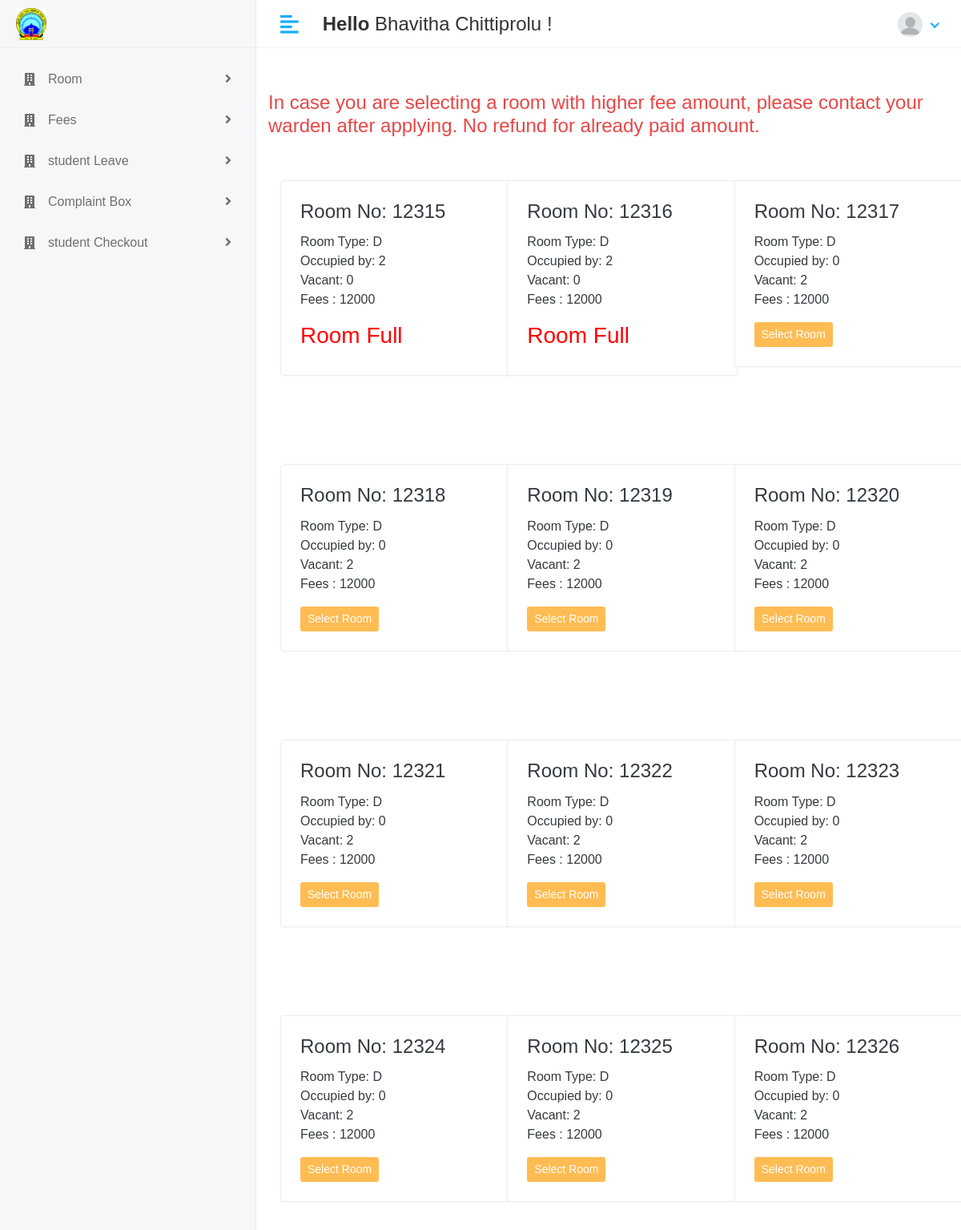
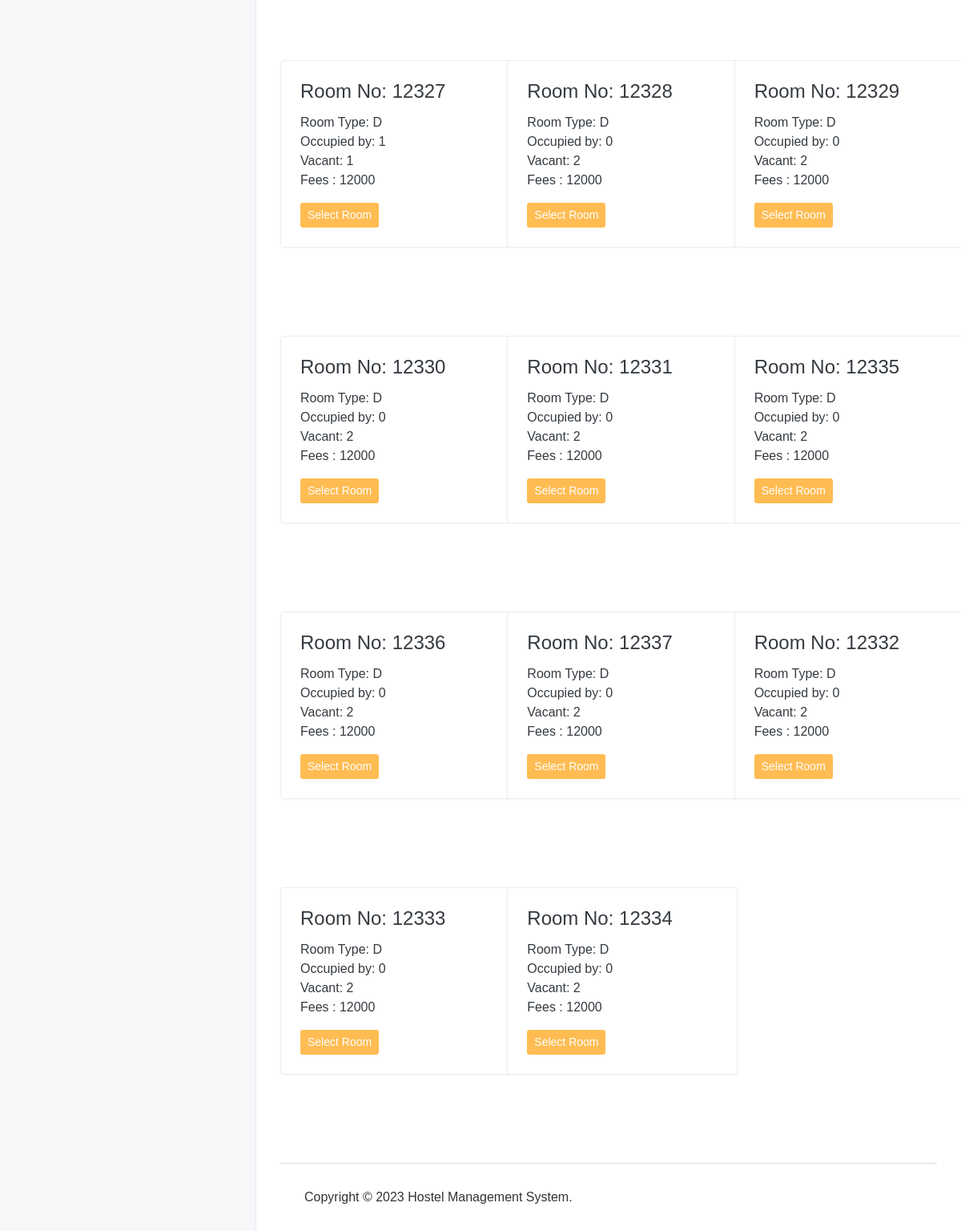
The app's page /administration/room/Change (signed in) with its own data (2 pictures, top to bottom).
### management/models.py (models this page shows, shortened)
class CustomUser(AbstractUser):
    user = (('1','Administration'),('2','Student'),('3','Warden'))
    userType = models.CharField(choices=user,max_length=60,default=1)
    profile_pic = models.ImageField(upload_to='media/profile_pic')

class Room(models.Model):
    room_choice = [('S','Single'),('D','Double'),('T','Triple')]
    room_number = models.CharField(max_length = 100,default=None, unique=True)
    room_type = models.CharField(choices = room_choice,max_length=1,default=None)
    vacant = models.BooleanField(default = False)
    capacity = models.PositiveIntegerField(validators=[MinValueValidator(1),MaxValueValidator(4)])
    present = models.PositiveIntegerField(validators=[MaxValueValidator(4)],default=0,blank=True,null=True)

### management/administrationViews.py (the view)
# urls.py: path('administration/room/Change',administrationViews.room_change_view,name='room_change'),
@login_required(login_url='/')
def room_change_view(request):
    room = Room.objects.all()
    obj = Student.objects.get(student = request.user)
    room_data = []
    for x in room:
        if x != obj.room:
            remains = x.capacity - x.present
            room_type = x.room_type
            if room_type == 'S':
                amount = 15000
            elif room_type == 'D':
                amount = 12000
            elif room_type == 'T':
                amount = 9000
            y = {
                'room_number': x.room_number,
                'room_type': x.room_type,
                'present': x.present,
                'remains': remains,
                'fees': amount,
            }
            room_data.append(y)
    context ={
        'room_data':room_data,
    }
    return render(request,'administration/change_allrooms.html',context)

### hostelManagementSystem/templates/administration/change_allrooms.html (shortened to what this page needs)
{% extends 'base.html' %}
{% block content %}
<div class="row">
    <h4 class="card-title text-danger">In case you are selecting a room with higher fee amount, please contact your
        warden after applying.
        No refund for already paid amount.</h4>
</div>
<div class="row" style="padding-top:5%">
    {% for i in room_data %}
    <div class="col-sm-4" style="padding-bottom: 5rem;">
        <div class="card" style="width: 18rem;">
            <div class="card-body">
                <h4 class="card-title text-dark">Room No: {{i.room_number}}</h4>
                <p class="card-text text-dark">Room Type: {{i.room_type}} <br>
                    Occupied by: {{i.present}} <br>
                    Vacant: {{i.remains}} <br>
                    Fees : {{i.fees}}
                </p>
                <form method="POST" action="{% url 'room_change_approval' i.room_number %}"
                      onsubmit="send.disabled = true; return true;">
                    {% if i.remains > 0 %}
                    <button name="send" type="submit" class="btn btn-sm bg-danger-light">Select Room</button>&nbsp;
                    {% else %}
                    <h3 style="color: red;">Room Full</h3>
                    {% endif %}
                </form>
            </div>
        </div>
    </div>
    {% endfor %}
</div>
{% endblock %}

### hostelManagementSystem/templates/includes/header.html (shortened to what this page needs)
{% load static %}
         <div class="header">
            <div class="header-left">
               <a href="index.html" class="logo">
               <img src="{% static 'assets/img/manit_logo.png' %}" alt="Logo">
               </a>
            </div>
            <a href="javascript:void(0);" id="toggle_btn">
            <i class="fas fa-align-left"></i>
            </a>
            <div class="top-nav-search mt-3">
               <h4 style="font:sans-serif"><strong>Hello </strong><span style="font:sans-serif">{{user.first_name}} {{user.last_name}}</span>&nbsp;!</h4>
            </div>
            <ul class="nav user-menu">
               <li class="nav-item dropdown has-arrow">
                  <a href="#" class="dropdown-toggle nav-link" data-toggle="dropdown">
                     {% if user.profile_pic == "" %}
                       <span class="user-img"><img class="rounded-circle" src="{% static 'assets/img/blank_profile_pic.png' %}" width="31" alt="{{user.first_name}}&nbsp;{{user.last_name}}"></span>
                     {% else %}
                  <span class="user-img"><img class="rounded-circle" src="/{{user.profile_pic}}" width="31" alt="{{user.first_name}}&nbsp;{{user.last_name}}"></span>
                 {% endif %}
                  </a>
               </li>
            </ul>
         </div>

### hostelManagementSystem/static/assets/css/style.css (style rules this page uses)
html { height: 100%; }
body { background-color: #fff; color: #333; font-family: 'Poppins', sans-serif; font-size: 1rem; height: 100%; line-height: 1.5; overflow-x: hidden; }
h1, h2, h3, h4, h5, h6 { font-family: 'Poppins', sans-serif; margin-top: 0; }
a { color: #009ce7; }
input, button, a { transition: all 0.4s ease; -moz-transition: all 0.4s ease; -o-transition: all 0.4s ease; -ms-transition: all 0.4s ease; -webkit-transition: all 0.4s ease; }
input, input:focus, button, button:focus { outline: none; }
ul, ol { padding: 0px; list-style: none; }
.text-danger, .dropdown-menu > li > a.text-danger { color: #e84646 !important; }
.card { border: 1px solid #ececf5; box-shadow: 0 1px 3px 0 rgba(0, 0, 0, 0.03); margin-bottom: 1.875rem; }
.card-body { padding: 1.5rem; }
.bg-danger-light { background-color:#FFBC53 !important; color:#fff !important; }
.header { background-color: #fff; border-bottom: 1px solid #f3f3f4; left: 0; position: fixed; right: 0; top: 0; z-index: 1001; height: 60px; }
.header .header-left { float: left; height: 60px; padding: 0 20px; position: relative; width: 320px; z-index: 1; transition: all 0.2s ease-in-out; background-color: #f7f7fa; border-bottom: 1px solid #efefef; border-right: 1px solid #ececf5; display: flex; align-items: center; }
.header .header-left .logo { display: inline-block; line-height: 60px; }
.header .header-left .logo img { max-height: 40px; width: auto; }
.header .dropdown-toggle:after { display: none; }
.header .has-arrow .dropdown-toggle:after { border-top: 0; border-left: 0; border-bottom: 2px solid #18aefa; border-right: 2px solid #18aefa; content: ''; height: 8px; display: inline-block; pointer-events: none; -webkit-transform-origin: 66% 66%; -ms-transform-origin: 66% 66%; transform-origin: 66% 66%; -webkit-transform: rotate(45deg); -ms-transform: rotate(45deg); transform: rotate(45deg); -webkit-transition: all 0.15s ease-in-out; transition: all 0.15s ease-in-out; width: 8px; vertical-align: 0px; }
.user-menu { float: right; margin: 0; position: relative; z-index: 99; padding-right: 15px; }
.user-menu.nav > li > a { color: #a0a0a0; font-size: 14px; line-height: 58px; padding: 0 15px; height: 60px; }
.user-img { margin-right: 3px; position: relative; }
.top-nav-search { float: left; margin-left: 15px; }
@media (min-width: 992px) { #toggle_btn { align-items: center; color: #18aefa; display: inline-flex; float: left; font-size: 26px; height: 60px; justify-content: center; margin-left: 15px; padding: 0 15px; } }

### records on screen
CustomUser: first_name "Bhavitha", last_name "Chittiprolu"
Room: room_number "12315"
Room: room_number "12316"
Room: room_number "12317"
Room: room_number "12318"
Room: room_number "12319"
Room: room_number "12320"
Room: room_number "12321"
Room: room_number "12322"
Room: room_number "12323"
Room: room_number "12324"
Room: room_number "12325"
Room: room_number "12326"
Room: room_number "12327"
Room: room_number "12328"
Room: room_number "12329"
Room: room_number "12330"
Room: room_number "12331"
Room: room_number "12335"
Room: room_number "12336"
Room: room_number "12337"
Room: room_number "12332"
Room: room_number "12333"
Room: room_number "12334"

### other values on screen
{{ i.room_type }} "D" "D" "D" "D" "D" "D" "D" "D" "D" "D" "D" "D" "D" "D" "D" "D" "D" "D" "D" "D" "D" "D" "D"
{{ i.present }} "2" "2" "0" "0" "0" "0" "0" "0" "0" "0" "0" "0" "1" "0" "0" "0" "0" "0" "0" "0" "0" "0" "0"
{{ i.remains }} "0" "0" "2" "2" "2" "2" "2" "2" "2" "2" "2" "2" "1" "2" "2" "2" "2" "2" "2" "2" "2" "2" "2"
{{ i.fees }} "12000" "12000" "12000" "12000" "12000" "12000" "12000" "12000" "12000" "12000" "12000" "12000" "12000" "12000" "12000" "12000" "12000" "12000" "12000" "12000" "12000" "12000" "12000"
